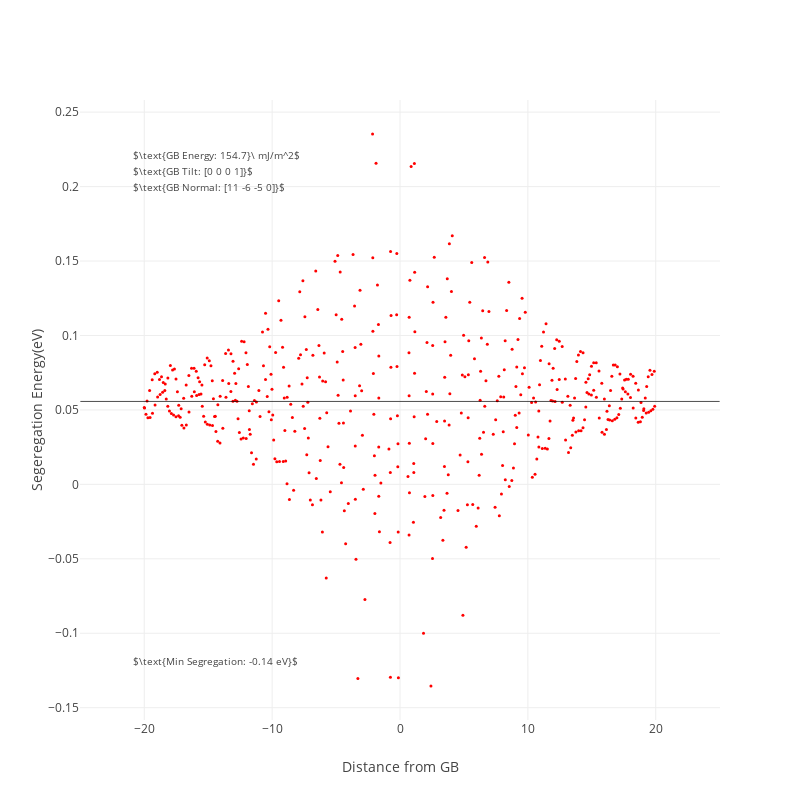

The code cell stored with this chart in its notebook:
### Code cell
f.peratom_energy_dist(2)

### Figure 1 — Plotly figure (JSON) as saved in the notebook; plotly's stock layout.template omitted (floating-point values rounded to 4 significant figures; data arrays with more than 128 entries replaced by an {"elided": "..."} marker saying what was removed)
{"data": [{"marker": {"color": "red", "size": 3, "symbol": "circle"}, "mode": "markers", "name": "Test", "type": "scatter", "uid": "59bfef4d-0ce7-4627-b0b0-5e94ee610b97", "x": {"elided": "477 float values"}, "y": {"elided": "477 float values"}}], "layout": {"annotations": [{"font": {"size": 10}, "showarrow": false, "text": "$\\text{GB Energy: 154.7}\\ mJ/m^2$", "x": 0.08, "xref": "paper", "y": 0.925, "yref": "paper"}, {"font": {"size": 10}, "showarrow": false, "text": "$\\text{GB Tilt: [0 0 0 1]}$", "x": 0.08, "xref": "paper", "y": 0.9, "yref": "paper"}, {"font": {"size": 10}, "showarrow": false, "text": "$\\text{GB Normal: [11 -6 -5 0]}$", "x": 0.08, "xref": "paper", "y": 0.875, "yref": "paper"}, {"font": {"size": 10}, "showarrow": false, "text": "$\\text{Min Segregation: -0.14 eV}$", "x": 0.08, "xref": "paper", "y": 0.08, "yref": "paper"}], "autosize": false, "height": 800, "shapes": [{"line": {"width": 0.7}, "type": "line", "x0": -25, "x1": 25, "y0": 0.0557, "y1": 0.0557}], "width": 800, "xaxis": {"title": {"text": "Distance from GB"}, "zeroline": false}, "yaxis": {"title": {"text": "Segeregation Energy(eV)"}, "zeroline": false}}}
